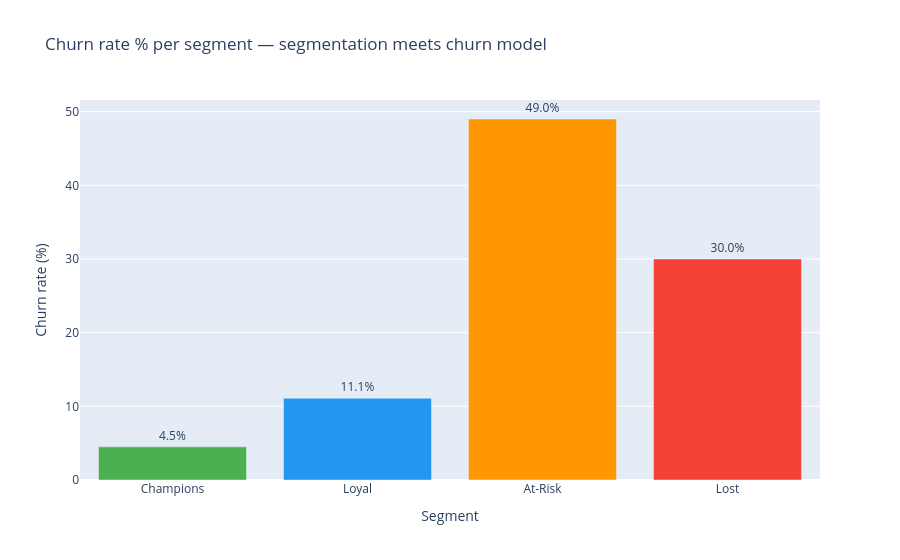

Write notebook code for a chart like this one.
### Code cell
fig = px.bar(
    seg_profile, x="segment_label", y="churn_rate_pct",
    color="segment_label",
    category_orders={"segment_label": SEGMENT_NAMES},
    color_discrete_sequence=["#4CAF50", "#2196F3", "#FF9800", "#F44336"],
    text=seg_profile["churn_rate_pct"].map(lambda p: f"{p:.1f}%"),
    title="Churn rate % per segment — segmentation meets churn model",
    labels={"segment_label": "Segment", "churn_rate_pct": "Churn rate (%)"},
)
fig.update_traces(textposition="outside")
fig.update_layout(showlegend=False, yaxis_title="Churn rate (%)")
fig.show()

### Figure 1 — Plotly figure (JSON) as saved in the notebook; plotly's stock layout.template omitted (floating-point values rounded to 4 significant figures)
{"data": [{"hovertemplate": "Segment=%{x}<br>Churn rate (%)=%{y}<br>text=%{text}<extra></extra>", "legendgroup": "Champions", "marker": {"color": "#4CAF50", "pattern": {"shape": ""}}, "name": "Champions", "orientation": "v", "showlegend": true, "text": ["4.5%"], "textposition": "outside", "type": "bar", "x": ["Champions"], "xaxis": "x", "y": [4.5], "yaxis": "y"}, {"hovertemplate": "Segment=%{x}<br>Churn rate (%)=%{y}<br>text=%{text}<extra></extra>", "legendgroup": "Loyal", "marker": {"color": "#2196F3", "pattern": {"shape": ""}}, "name": "Loyal", "orientation": "v", "showlegend": true, "text": ["11.1%"], "textposition": "outside", "type": "bar", "x": ["Loyal"], "xaxis": "x", "y": [11.1], "yaxis": "y"}, {"hovertemplate": "Segment=%{x}<br>Churn rate (%)=%{y}<br>text=%{text}<extra></extra>", "legendgroup": "At-Risk", "marker": {"color": "#FF9800", "pattern": {"shape": ""}}, "name": "At-Risk", "orientation": "v", "showlegend": true, "text": ["49.0%"], "textposition": "outside", "type": "bar", "x": ["At-Risk"], "xaxis": "x", "y": [49.0], "yaxis": "y"}, {"hovertemplate": "Segment=%{x}<br>Churn rate (%)=%{y}<br>text=%{text}<extra></extra>", "legendgroup": "Lost", "marker": {"color": "#F44336", "pattern": {"shape": ""}}, "name": "Lost", "orientation": "v", "showlegend": true, "text": ["30.0%"], "textposition": "outside", "type": "bar", "x": ["Lost"], "xaxis": "x", "y": [30.0], "yaxis": "y"}], "layout": {"barmode": "relative", "legend": {"title": {"text": "Segment"}, "tracegroupgap": 0}, "showlegend": false, "title": {"text": "Churn rate % per segment — segmentation meets churn model"}, "xaxis": {"anchor": "y", "categoryarray": ["Champions", "Loyal", "At-Risk", "Lost"], "categoryorder": "array", "domain": [0, 1], "title": {"text": "Segment"}}, "yaxis": {"anchor": "x", "domain": [0, 1], "title": {"text": "Churn rate (%)"}}}}
